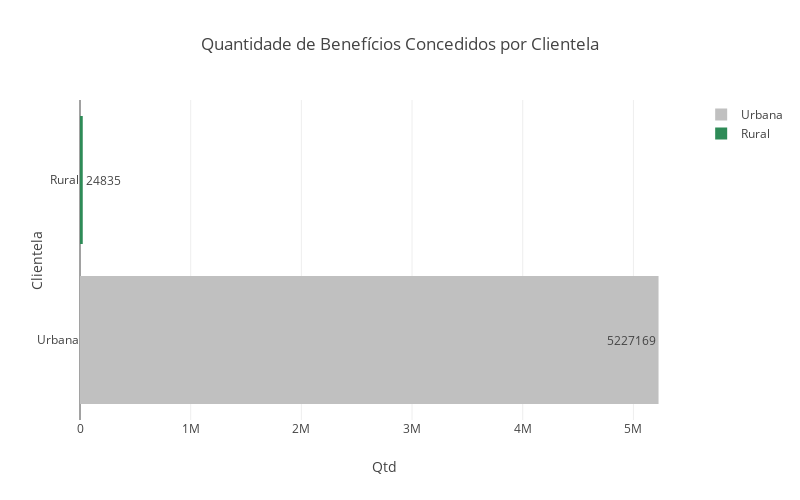

Notebook code for this chart:
### Markdown cell above
<h3>Explorando o Atributo Clientela</h3>

### Code cell
# Explorando o Atributo Clientela
df_urbana = df_aposentadorias[df_aposentadorias["Clientela"]== 'Urbana']
df_rural = df_aposentadorias[df_aposentadorias["Clientela"]== 'Rural']

# Grafico 1 - Distribuição por Clientela
label1 = ['Urbana']
label2 = ['Rural']
dados1 = [df_urbana['Qte Benefícios Concedidos'].sum()]
dados2 = [df_rural['Qte Benefícios Concedidos'].sum()]

trace1 = go.Bar(
            x = dados1,
            y = label1,
            name='Urbana',
            textposition = 'auto',
            text=dados1,  
            marker=dict(color='silver'),  
            orientation = 'h',
            )

trace2 = go.Bar(
            x = dados2,
            y = label2,
            name='Rural',
            textposition = 'auto',
            text=dados2,
            marker=dict(color='seagreen'), 
            orientation = 'h',
            )


data = [trace1, trace2]
layout = go.Layout(     yaxis=dict(title='Clientela') ,xaxis=dict(title='Qtd'),title='Quantidade de Benefícios Concedidos por Clientela',     autosize=False,     width=800,     height=500 )
fig = go.Figure(data=data, layout=layout, )
py.iplot(fig, filename='grouped-bar', )

### Figure 1 — Plotly figure (JSON) as saved in the notebook; plotly's stock layout.template omitted (floating-point values rounded to 4 significant figures)
{"data": [{"marker": {"color": "silver"}, "name": "Urbana", "orientation": "h", "text": ["5227169"], "textposition": "auto", "type": "bar", "uid": "669d89e3-80ca-4f8c-96b8-b4d2a257f77c", "x": [5227169], "y": ["Urbana"]}, {"marker": {"color": "seagreen"}, "name": "Rural", "orientation": "h", "text": ["24835"], "textposition": "auto", "type": "bar", "uid": "7dbc82b1-15d0-491c-87c2-532779fbb491", "x": [24835], "y": ["Rural"]}], "layout": {"autosize": false, "height": 500, "title": {"text": "Quantidade de Benefícios Concedidos por Clientela"}, "width": 800, "xaxis": {"autorange": true, "range": [0, 5502000.0], "title": {"text": "Qtd"}, "type": "linear"}, "yaxis": {"autorange": true, "range": [-0.5, 1.5], "title": {"text": "Clientela"}, "type": "category"}}}
